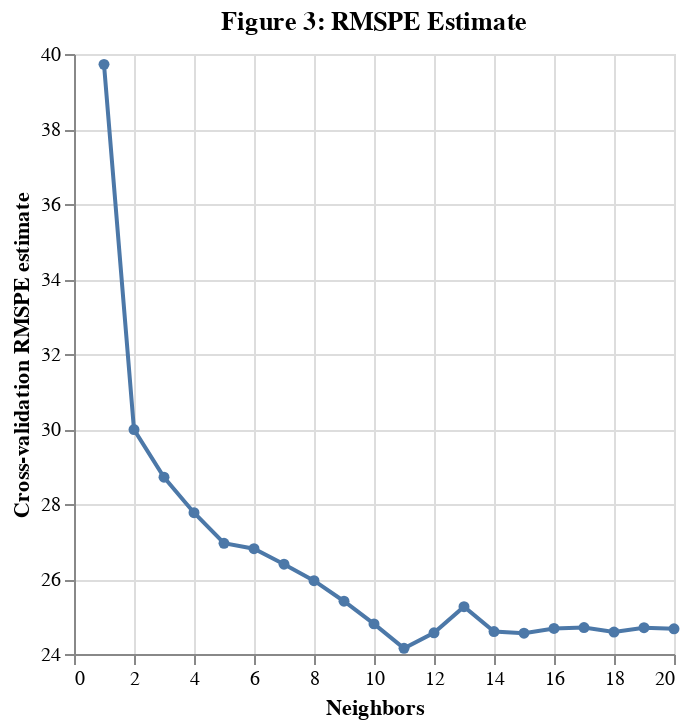

This figure's notebook cell:
### Markdown cell above
visualization of the analysis:

### Code cell
analysis_vis = alt.Chart(results).mark_line(point=True).encode(
    x=alt.X("n_neighbors").title("Neighbors"),
    y=alt.Y("mean_test_score")
        .scale(zero=False)
        .title("Cross-validation RMSPE estimate")
).properties(
    title="Figure 3: RMSPE Estimate"
)

analysis_vis

### Figure 1 — Vega-Lite specification as saved in the notebook (floating-point values rounded to 4 significant figures)
{"config": {"view": {"continuousWidth": 300, "continuousHeight": 300}}, "data": {"name": "data-ca667b76942413ecc79778f9984644e1"}, "mark": {"type": "line", "point": true}, "encoding": {"x": {"field": "n_neighbors", "title": "Neighbors", "type": "quantitative"}, "y": {"field": "mean_test_score", "scale": {"zero": false}, "title": "Cross-validation RMSPE estimate", "type": "quantitative"}}, "title": "Figure 3: RMSPE Estimate", "$schema": "https://vega.github.io/schema/vega-lite/v5.20.1.json", "datasets": {"data-ca667b76942413ecc79778f9984644e1": [{"n_neighbors": 1, "mean_test_score": 39.72, "sem_test_score": 2.053}, {"n_neighbors": 2, "mean_test_score": 29.98, "sem_test_score": 4.181}, {"n_neighbors": 3, "mean_test_score": 28.71, "sem_test_score": 4.453}, {"n_neighbors": 4, "mean_test_score": 27.77, "sem_test_score": 5.054}, {"n_neighbors": 5, "mean_test_score": 26.95, "sem_test_score": 5.601}, {"n_neighbors": 6, "mean_test_score": 26.81, "sem_test_score": 5.515}, {"n_neighbors": 7, "mean_test_score": 26.4, "sem_test_score": 5.616}, {"n_neighbors": 8, "mean_test_score": 25.95, "sem_test_score": 5.865}, {"n_neighbors": 9, "mean_test_score": 25.41, "sem_test_score": 5.891}, {"n_neighbors": 10, "mean_test_score": 24.8, "sem_test_score": 5.484}, {"n_neighbors": 11, "mean_test_score": 24.15, "sem_test_score": 5.557}, {"n_neighbors": 12, "mean_test_score": 24.57, "sem_test_score": 5.461}, {"n_neighbors": 13, "mean_test_score": 25.26, "sem_test_score": 5.194}, {"n_neighbors": 14, "mean_test_score": 24.6, "sem_test_score": 5.229}, {"n_neighbors": 15, "mean_test_score": 24.56, "sem_test_score": 5.298}, {"n_neighbors": 16, "mean_test_score": 24.68, "sem_test_score": 5.334}, {"n_neighbors": 17, "mean_test_score": 24.7, "sem_test_score": 5.397}, {"n_neighbors": 18, "mean_test_score": 24.59, "sem_test_score": 5.49}, {"n_neighbors": 19, "mean_test_score": 24.7, "sem_test_score": 5.544}, {"n_neighbors": 20, "mean_test_score": 24.67, "sem_test_score": 5.626}]}}
